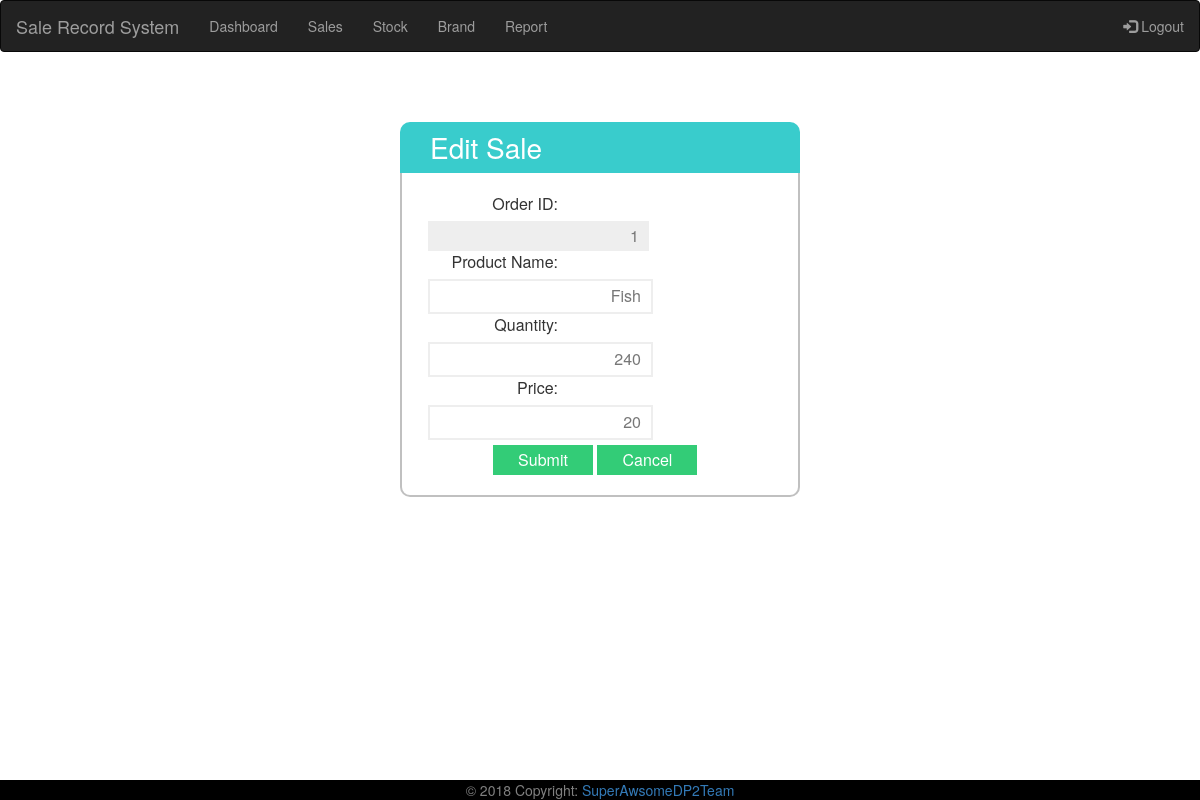
The app's page /editstock.php?id=1, older data.
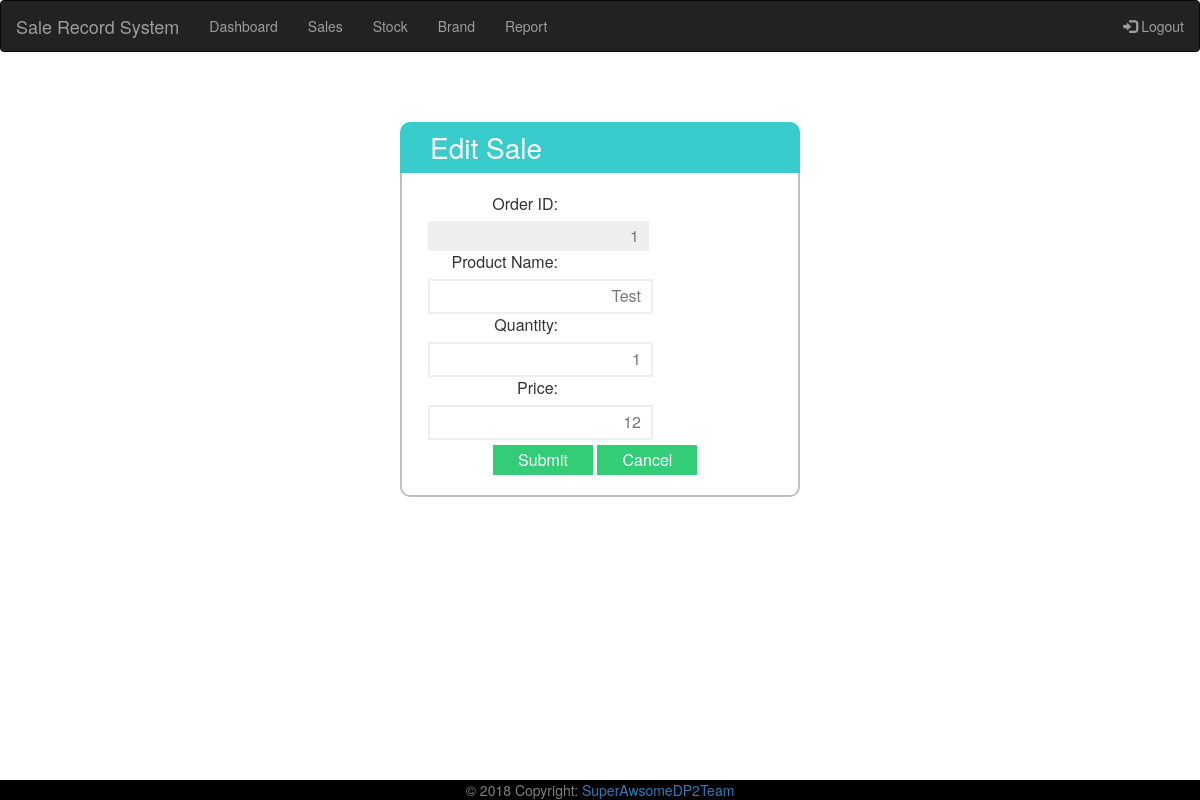
The same page, newer data.
### tables this page shows
CREATE TABLE `order_stock` (
  `orders_stock_id` int(11) NOT NULL,
  `product_name` varchar(255) NOT NULL,
  `quantity` varchar(255) NOT NULL,
  `price` varchar(255) NOT NULL,
  `total` varchar(255) NOT NULL,
  `orders_stock_status` enum('Pending','Processing','Completed') NOT NULL
);

### editstock.php (the view, shortened to what this page needs)
<?php
require_once("action/dp_connect.php");
require_once("includes/header.php");
$id = $_GET['id'];
$sql = "SELECT * FROM `order_stock` WHERE `orders_stock_id` = $id";
$result = $connect->query($sql);
$row = $result->fetch_assoc();
?>
<html>
<head>
<link rel="stylesheet" type="text/css" src="custom/css/custom.css" />
</head>
<body>
  <div class ="edit_sale_box">
  <h2><span ></span>Edit Sale</h2>
  <form method="post"  action="stock.php">
    <fieldset>
    <div>
      <label for="orders_stock_id" class="edit_label">Order ID:</label>
      <input type="text" class="edit_input" value = <?php echo $row["orders_stock_id"]; ?> onfocus="this.blur()" name="orders_stock_id" id="orders_stock_id" readonly>
    </div>
    <div>
      <label for="product_name" class="edit_label">Product Name:</label>
      <input type="text" class="edit_input" value = <?php echo $row["product_name"]; ?>  name="product_name" id="product_name">
    </div>
    <div>
      <label for="quantity" class="edit_label">Quantity:</label>
      <input type="text" class="edit_input" value = <?php echo $row["quantity"]; ?>  name="quantity" id="quantity">
    </div>
    <div>
      <label for="price" class="edit_label">Price:</label>
      <input type="text" class="edit_input" value = <?php echo $row["price"]; ?> name="price" id="price">
    </div>
    <div class="edit_button">
      <input type="submit" class="button_primary" id="submit" value="Submit" />
  	  <input type="reset" class="button_primary"  id="cancel" value="Cancel" />
    </div>
  </fieldset>
  </form>
  </div>
</body>
</html>
<?php
require_once("includes/footer.php"); ?>

Row changes from the older to the newer data that the page shows:
changed order_stock id 1: product_name (not shown) → "Test"; quantity "240" → "1"; price "20" → "12"
Text that changed along with them:
form field product_name: "Fish" → (not shown)
